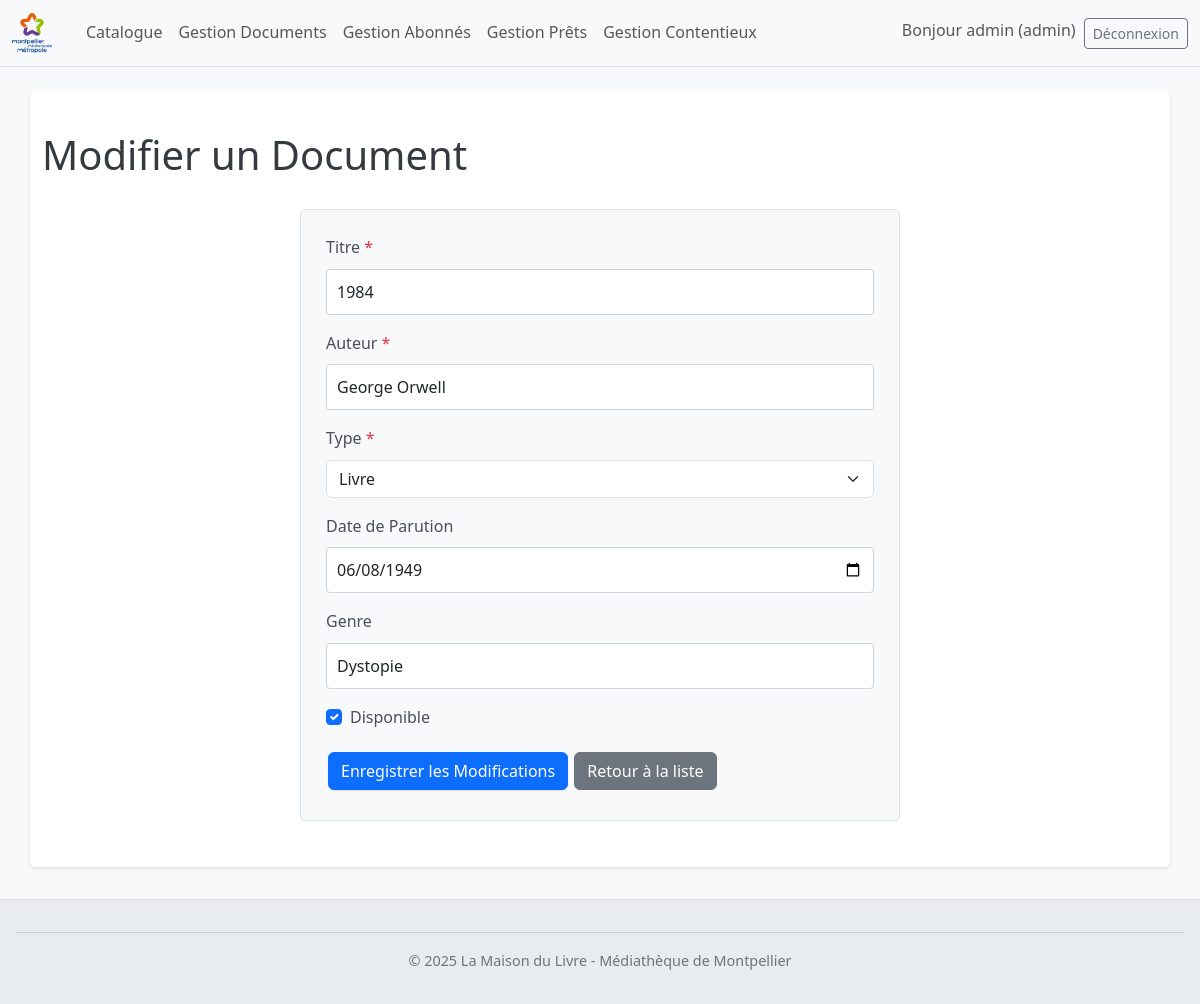
The page /admin/documents/modifier.php?id=13 (signed in) on the database its author committed.
### tables this page shows
CREATE TABLE IF NOT EXISTS `documents` (
  `id_document` int NOT NULL AUTO_INCREMENT,
  `titre` varchar(255) DEFAULT NULL,
  `auteur` varchar(255) DEFAULT NULL,
  `type` enum('livre','périodique','cd','livre audio','dvd','blu-ray') DEFAULT NULL,
  `date_parution` date DEFAULT NULL,
  `genre` varchar(100) DEFAULT NULL,
  `disponible` tinyint(1) DEFAULT '1',
  PRIMARY KEY (`id_document`)
);

### admin/documents/modifier.php (the view, shortened to what this page needs)
<?php
include('../../config.php');
$livre = null;
$erreur = '';
$id_document = $_GET['id'] ?? null;
if ($id_document) {
    try {
        $query = "SELECT * FROM documents WHERE id_document = ?";
        $stmt = $pdo->prepare($query);
        $stmt->execute([$id_document]);
        $livre = $stmt->fetch(PDO::FETCH_ASSOC);
    } catch (PDOException $e) {
        $erreur = "Erreur lors de la récupération du document : " . $e->getMessage();
    }
} else {
    $erreur = "Aucun ID de document fourni.";
}
include('../../includes/header.php');
?>
<!DOCTYPE html>
<html lang="fr">
<head>
</head>
<body>
<main class="container mt-4">
    <h1>Modifier un Document</h1>
    <?php if ($livre): ?>
    <form method="POST" action="modifier.php?id=<?php echo $id_document; ?>">
        <div class="mb-3">
            <label for="titre" class="form-label">Titre <span class="text-danger">*</span></label>
            <input type="text" class="form-control" id="titre" name="titre" required value="<?php echo htmlspecialchars($livre['titre'] ?? ''); ?>">
        </div>
        <div class="mb-3">
            <label for="auteur" class="form-label">Auteur <span class="text-danger">*</span></label>
            <input type="text" class="form-control" id="auteur" name="auteur" required value="<?php echo htmlspecialchars($livre['auteur'] ?? ''); ?>">
        </div>
         <div class="mb-3">
            <label for="type" class="form-label">Type <span class="text-danger">*</span></label>
            <select class="form-select" id="type" name="type" required>
                <?php $types = ['livre', 'périodique', 'cd', 'livre audio', 'dvd', 'blu-ray']; ?>
                <?php foreach ($types as $t): ?>
                    <option value="<?php echo $t; ?>" <?php echo (($livre['type'] ?? '') == $t) ? 'selected' : ''; ?>>
                        <?php echo ucfirst($t); ?>
                    </option>
                <?php endforeach; ?>
            </select>
        </div>
         <div class="mb-3">
            <label for="date_parution" class="form-label">Date de Parution</label>
            <input type="date" class="form-control" id="date_parution" name="date_parution" value="<?php echo htmlspecialchars($livre['date_parution'] ?? ''); ?>">
        </div>
         <div class="mb-3">
            <label for="genre" class="form-label">Genre</label>
            <input type="text" class="form-control" id="genre" name="genre" value="<?php echo htmlspecialchars($livre['genre'] ?? ''); ?>">
        </div>
        <div class="form-check mb-3">
            <input class="form-check-input" type="checkbox" id="disponible" name="disponible" value="1" <?php echo ($livre['disponible'] ?? 0) ? 'checked' : ''; ?>>
            <label class="form-check-label" for="disponible">
                Disponible
            </label>
        </div>
        <button type="submit" class="btn btn-primary">Enregistrer les Modifications</button>
        <a href="index.php" class="btn btn-secondary">Retour à la liste</a>
    </form>
    <?php elseif (!$erreur) : ?>
        <p class="alert alert-warning">Aucun document sélectionné ou trouvé.</p>
        <a href="index.php" class="btn btn-secondary">Retour à la liste</a>
    <?php endif; ?>
</main>
</body>
<?php include('../../includes/footer.php'); ?>
</html>

### assets/css/style.css (style rules this page uses)
body { font-family: 'Segoe UI', Tahoma, Geneva, Verdana, sans-serif; margin: 0; padding: 0; line-height: 1.6; background-color: #f8f9fa; color: #333; }
main { padding: 1rem 2rem; max-width: 1200px; margin: 20px auto; background-color: #fff; box-shadow: 0 2px 4px rgba(0,0,0,0.1); border-radius: 5px; min-height: calc(100vh - 180px); }
h1, h2, h3 { color: #343a40; margin-top: 1.5rem; margin-bottom: 1rem; }
.action-link, .reserve-button, .add-button, input[type="submit"], button { display: inline-block; padding: 8px 15px; margin: 5px 2px; border: none; border-radius: 4px; text-decoration: none; cursor: pointer; font-size: 0.95em; text-align: center; transition: background-color 0.2s ease, box-shadow 0.2s ease; box-shadow: 0 1px 2px rgba(0,0,0,0.1); vertical-align: middle; }
form { max-width: 600px; margin: 30px auto; padding: 25px; border: 1px solid #dee2e6; border-radius: 5px; background-color: #f8f9fa; }
label { display: block; margin-bottom: 8px; font-weight: 500; color: #495057; }
input[type="text"], input[type="email"], input[type="password"], input[type="date"], input[type="number"], select, textarea { width: 100%; padding: 10px; margin-bottom: 15px; border: 1px solid #ced4da; border-radius: 4px; box-sizing: border-box; font-size: 1em; background-color: #fff; }

### rows shown on the page
documents: titre "1984", auteur "George Orwell", type "Livre", date_parution "06/08/1949", genre "Dystopie", disponible "☑"

### other values the page prints
$_SESSION['user_prenom'] "admin"
$_SESSION['user_role'] "admin"
